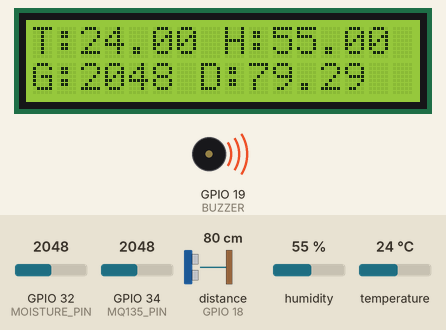
Bench run of a sketch on a simulated ESP32. On the bench: 16×2 character LCD, buzzer (waves = sounding, pin HIGH). Wiring (inferred from the names in the program): ultrasonic range finder: trigger GPIO 5; echo GPIO 18. The inputs (shaded band) are chosen by the test bench; at power-on: distance to the obstacle (sensor on GPIO 18) 80 cm, humidity 55 %, GPIO 32 (MOISTURE_PIN) = 2048, GPIO 34 (MQ135_PIN) = 2048, temperature 24 °C. The echo pulse lasts 58.3 µs per cm; WiFi joins after 1.5 s; servers stay silent unless stated; uploads are accepted with an empty reply; pins used as bus, display or sensor lines are not drawn; what the sketch prints to the serial monitor is not drawn.

Above: at 4.8 s.
4.9 s: distance to the obstacle (sensor on GPIO 18) set to 18 cm
At 8.8 s:
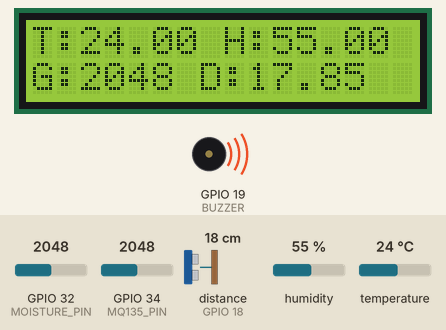
14.4 s: humidity set to 22 %
At 17.5 s:
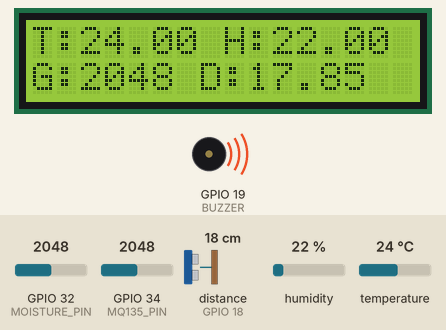
20.2 s: GPIO 32 (MOISTURE_PIN) set to 1960
At 23.6 s:
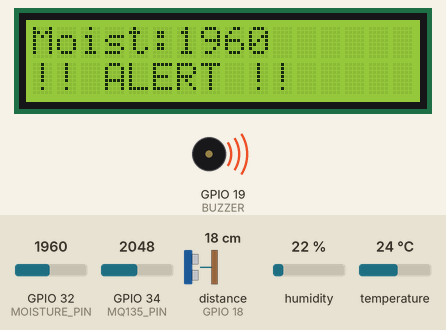
26.5 s: GPIO 34 (MQ135_PIN) set to 1960
At 29.8 s:
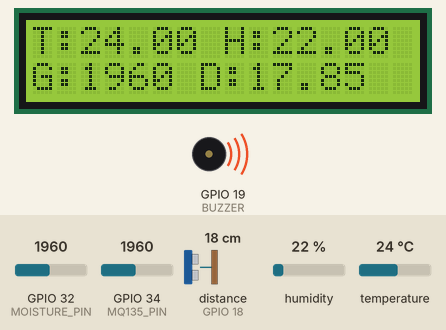
33.0 s: distance to the obstacle (sensor on GPIO 18) set to 45 cm
At 34.8 s:
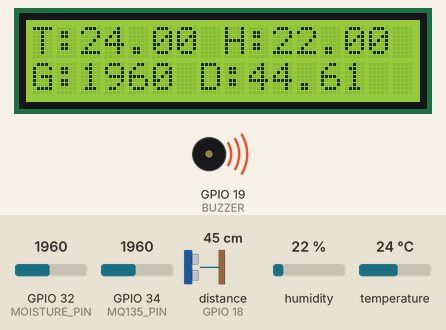
38.1 s: distance to the obstacle (sensor on GPIO 18) set to 53 cm
At 45.7 s:
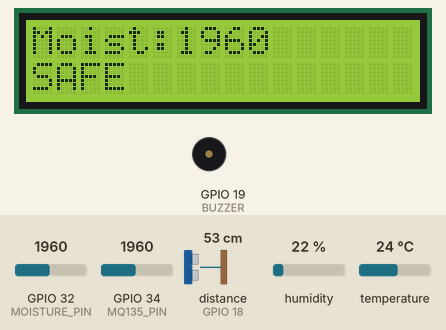
Timing chart, 0 to 47.2 s (numbered marks = the images above; inputs shaded):
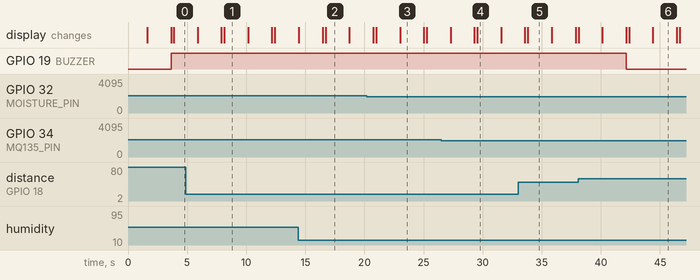

The sketch:

smart_helmet.ino
```cpp
#include <Wire.h>
#include <LiquidCrystal_I2C.h>
#include "DHT.h"
#include <WiFi.h>
#include <HTTPClient.h>

// ---------------------------
// WiFi & API Configuration
// ---------------------------
const char* ssid = "YOUR_WIFI_SSID";           // Replace with your WiFi name
const char* password = "YOUR_WIFI_PASSWORD";   // Replace with your WiFi password
// IMPORTANT: Replace YOUR_COMPUTER_IP with your computer's local IP address (e.g., 192.168.1.5)
const char* serverName = "http://YOUR_COMPUTER_IP:8000/backend/api/sensor-data.php";

String helmetID = "H1"; // Unique identifier for this helmet

// ---------------------------
// Hardware Configuration
// ---------------------------
// LCD (change address if needed: 0x27 or 0x3F)
LiquidCrystal_I2C lcd(0x27, 16, 2);

// DHT Sensor
#define DHTPIN 4
#define DHTTYPE DHT11
DHT dht(DHTPIN, DHTTYPE);

// Pins
#define MQ135_PIN 34
#define MOISTURE_PIN 32
#define TRIG_PIN 5
#define ECHO_PIN 18
#define BUZZER 19

long duration;
float distance;

void setup() {
  Serial.begin(115200);

  pinMode(TRIG_PIN, OUTPUT);
  pinMode(ECHO_PIN, INPUT);
  pinMode(BUZZER, OUTPUT);

  lcd.init();
  lcd.backlight();

  dht.begin();

  lcd.setCursor(0, 0);
  lcd.print("SMART HELMET");

  // Connect to WiFi
  WiFi.begin(ssid, password);
  lcd.setCursor(0, 1);
  lcd.print("Connecting WiFi");

  while(WiFi.status() != WL_CONNECTED) {
    delay(500);
    Serial.print(".");
  }

  lcd.clear();
  lcd.setCursor(0, 0);
  lcd.print("WiFi Connected!");
  Serial.println("\nWiFi Connected!");
  delay(2000);
  lcd.clear();
}

void loop() {
  // 1. Read Sensors
  float temp = dht.readTemperature();
  float hum = dht.readHumidity();
  int gas = analogRead(MQ135_PIN);
  int moisture = analogRead(MOISTURE_PIN);

  digitalWrite(TRIG_PIN, LOW);
  delayMicroseconds(2);
  digitalWrite(TRIG_PIN, HIGH);
  delayMicroseconds(10);
  digitalWrite(TRIG_PIN, LOW);

  duration = pulseIn(ECHO_PIN, HIGH);
  distance = duration * 0.034 / 2;

  // 2. Alert Conditions Check
  bool alert = false;
  if (gas > 2000 || temp > 40 || moisture > 2000 || distance < 50) {
    alert = true;
    digitalWrite(BUZZER, HIGH);
  } else {
    digitalWrite(BUZZER, LOW);
  }

  // 3. Send Data to Web Server
  if(WiFi.status() == WL_CONNECTED){
    HTTPClient http;
    http.begin(serverName);
    http.addHeader("Content-Type", "application/json");

    // Construct JSON string
    String httpRequestData = "{\"gas\": " + String(gas) +
                             ", \"temperature\": " + String(temp) +
                             ", \"humidity\": " + String(hum) +
                             ", \"distance\": " + String(distance) +
                             ", \"moisture\": " + String(moisture) +
                             ", \"helmet_id\": \"" + helmetID + "\"}";

    int httpResponseCode = http.POST(httpRequestData);

    if (httpResponseCode > 0) {
      Serial.print("HTTP Response code: ");
      Serial.println(httpResponseCode);
    } else {
      Serial.print("HTTP POST Failed, Error code: ");
      Serial.println(httpResponseCode);
    }
    http.end();
  } else {
    Serial.println("WiFi Disconnected. Attempting to reconnect...");
    WiFi.reconnect();
  }

  // 4. Update LCD Display (Screen 1)
  lcd.setCursor(0, 0);
  lcd.print("T:");
  lcd.print(temp);
  lcd.print(" H:");
  lcd.print(hum);

  lcd.setCursor(0, 1);
  lcd.print("G:");
  lcd.print(gas);
  lcd.print(" D:");
  lcd.print(distance);

  delay(2000);
  lcd.clear();

  // 5. Update LCD Display (Screen 2)
  lcd.setCursor(0, 0);
  lcd.print("Moist:");
  lcd.print(moisture);

  lcd.setCursor(0, 1);
  if (alert) {
    lcd.print("!! ALERT !!");
  } else {
    lcd.print("SAFE");
  }

  delay(2000);
  lcd.clear();
}
```

Measured:
- the behaviour switches between 50 and 51 cm on distance to the obstacle (sensor on GPIO 18) (found by bisection; images 5 and 6)
- after the input at 38.1 s, GPIO 19 (BUZZER): HIGH → LOW after 4.1 s
- what the display in image 1 shows lasts 2.1 s, from 8.1 s to 10.2 s
